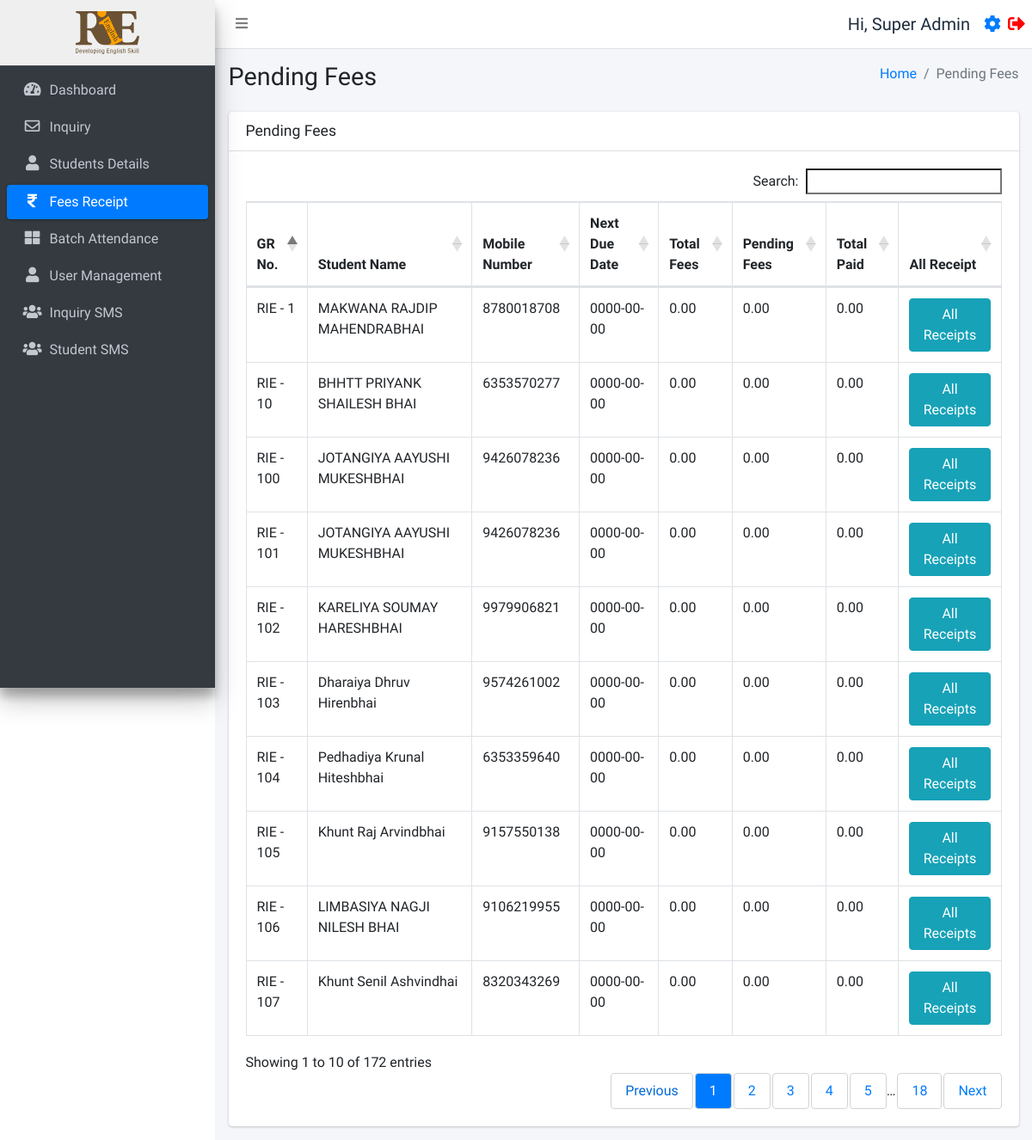
The page /pendingfees.php (signed in) on the database as committed earlier.
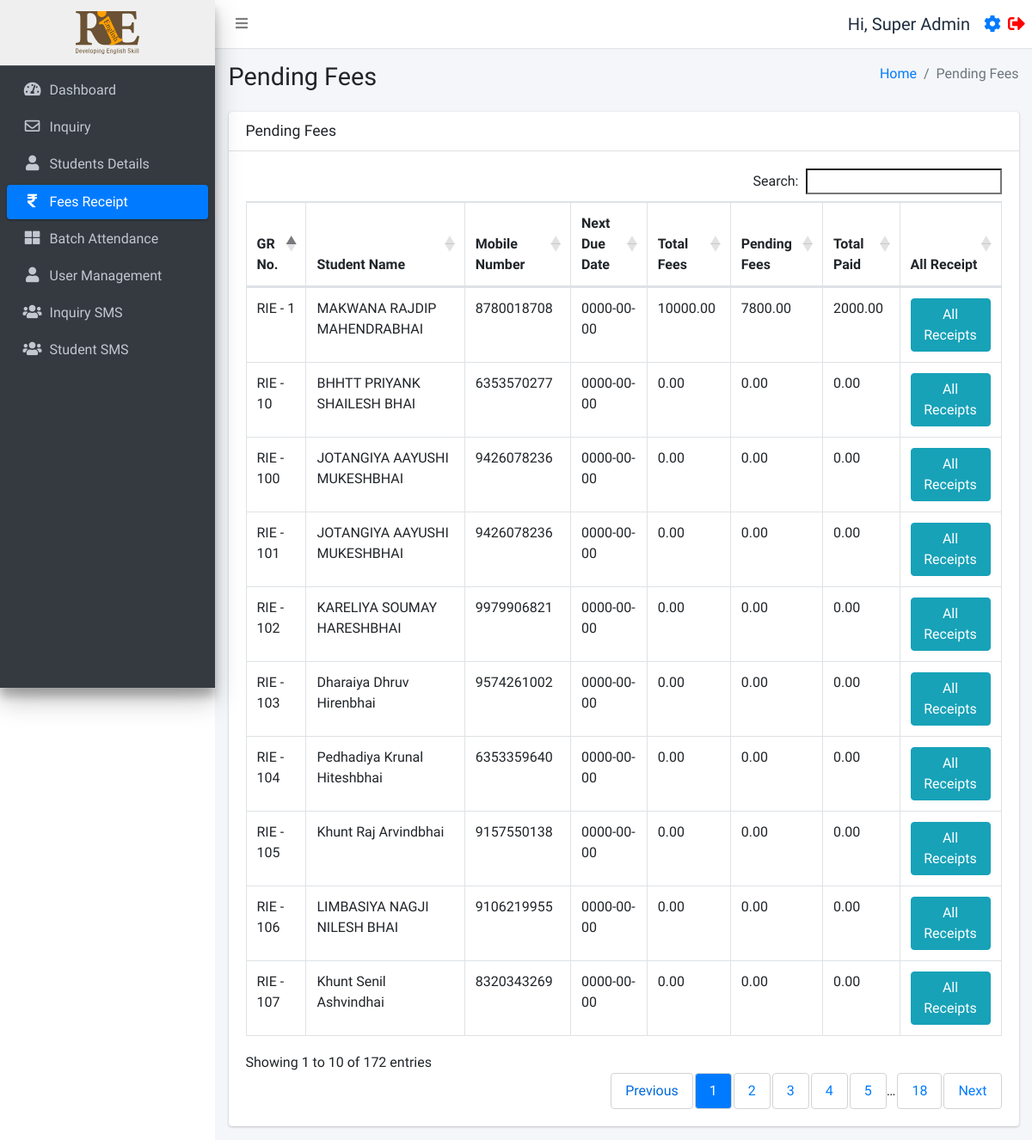
The same page on the database as committed later.
### tables this page shows
CREATE TABLE `studentinfo` (
  `id` int(11) NOT NULL,
  `name` varchar(255) DEFAULT NULL,
  `batch` int(11) DEFAULT NULL,
  `batch_name` varchar(255) DEFAULT NULL,
  `father_name` varchar(255) DEFAULT NULL,
  `mother_name` varchar(255) DEFAULT NULL,
  `dob` date DEFAULT NULL,
  `gender` varchar(50) DEFAULT NULL,
  `mobile_number` varchar(15) DEFAULT NULL,
  `fee_status` int(10) DEFAULT 0,
  `profession` varchar(100) DEFAULT NULL,
  `address` varchar(255) DEFAULT NULL,
  `admission_time` date DEFAULT NULL,
  `due_date` date DEFAULT NULL,
  `created_at` datetime NOT NULL DEFAULT current_timestamp(),
  `pending_fees` int(10) DEFAULT 0,
  `discount` int(10) NOT NULL,
  `total_fees` int(11) NOT NULL,
  `paid_fees` int(11) NOT NULL,
  `father_number` varchar(50) NOT NULL,
  `home_number` varchar(50) NOT NULL,
  `reference` varchar(200) DEFAULT NULL,
  `father_profession` varchar(200) DEFAULT NULL,
  `workplace_address` varchar(255) DEFAULT NULL,
  `aadharcard_number` varchar(20) DEFAULT NULL,
  `joining_purpose` varchar(255) DEFAULT NULL,
  `extratime_daily` varchar(255) DEFAULT NULL,
  `gmail_id` varchar(255) DEFAULT NULL
);

### pendingfees.php (the view, shortened to what this page needs)
<!DOCTYPE html>
<html lang="en">
<head>
</head>
<?php include ('./header.php');
require_once 'function.php';
$query = "
    SELECT si.id, si.name, si.mobile_number, si.fee_status, si.due_date, si.total_fees, si.pending_fees, COALESCE(SUM(r.amount), 0) AS total_paid
    FROM studentinfo si
    LEFT JOIN receipt r ON si.id = r.student_id
    GROUP BY si.id
";
$students = $db->query($query)->fetchAll(PDO::FETCH_ASSOC);
?>
<div class="content-wrapper">
  <div class="content-header">
    <div class="container-fluid">
      <div class="row mb-2">
        <div class="col-sm-6">
          <h1 class="m-0">Pending Fees</h1>
        </div>
        <div class="col-sm-6">
          <ol class="breadcrumb float-sm-right">
            <li class="breadcrumb-item"><a href="./dashboard.php">Home</a></li>
            <li class="breadcrumb-item active">Pending Fees</li>
          </ol>
        </div>
      </div>
    </div>
  </div>
  <section class="content">
    <div class="container-fluid">
      <div class="row">
        <div class="col-12">
          <div class="card">
            <div class="card-header">
              <h3 class="card-title">Pending Fees</h3>
            </div>
            <div class="card-body">
              <div class="table-responsive">
                <table id="example1" class="table table-bordered">
                  <thead>
                    <tr>
                      <th>GR No.</th>
                      <th>Student Name</th>
                      <th>Mobile Number</th>
                      <th>Next Due Date</th>
                      <th>Total Fees</th>
                      <th>Pending Fees</th>
                      <th>Total Paid</th>
                      <th>All Receipt</th>
                    </tr>
                  </thead>
                  <tbody>
                    <?php foreach ($students as $student): ?>
                      <?php if ($student['fee_status'] != 1):  ?>
                        <tr>
                          <td>RIE - <?php echo $student['id']; ?></td>
                          <td><?php echo $student['name']; ?></td>
                          <td><?php echo $student['mobile_number']; ?></td>
                          <td><?php echo $student['due_date']; ?></td>
                          <td><?php echo $student['total_fees']; ?>.00</td>
                          <td><?php echo $student['pending_fees']; ?>.00</td>
                          <td><?php echo $student['total_paid']; ?></td>
                          <td><a href='javascript:void(0);' onclick='confirmAllReceipts("<?php echo $student['id']; ?>")'
                              class='btn btn-info'>All Receipts</a></td>
                        </tr>
                      <?php endif; ?>
                    <?php endforeach; ?>
                  </tbody>
                </table>
              </div>
            </div>
          </div>
        </div>
      </div>
    </div>
  </section>
</div>
<?php include ('./footer.php'); ?>

Rows that differ between the two databases and show on the page:
changed studentinfo "MAKWANA RAJDIP MAHENDRABHAI": total_fees "0" → "10000"; pending_fees "0" → "7800"; total_paid "0.00" → "2000.00"
